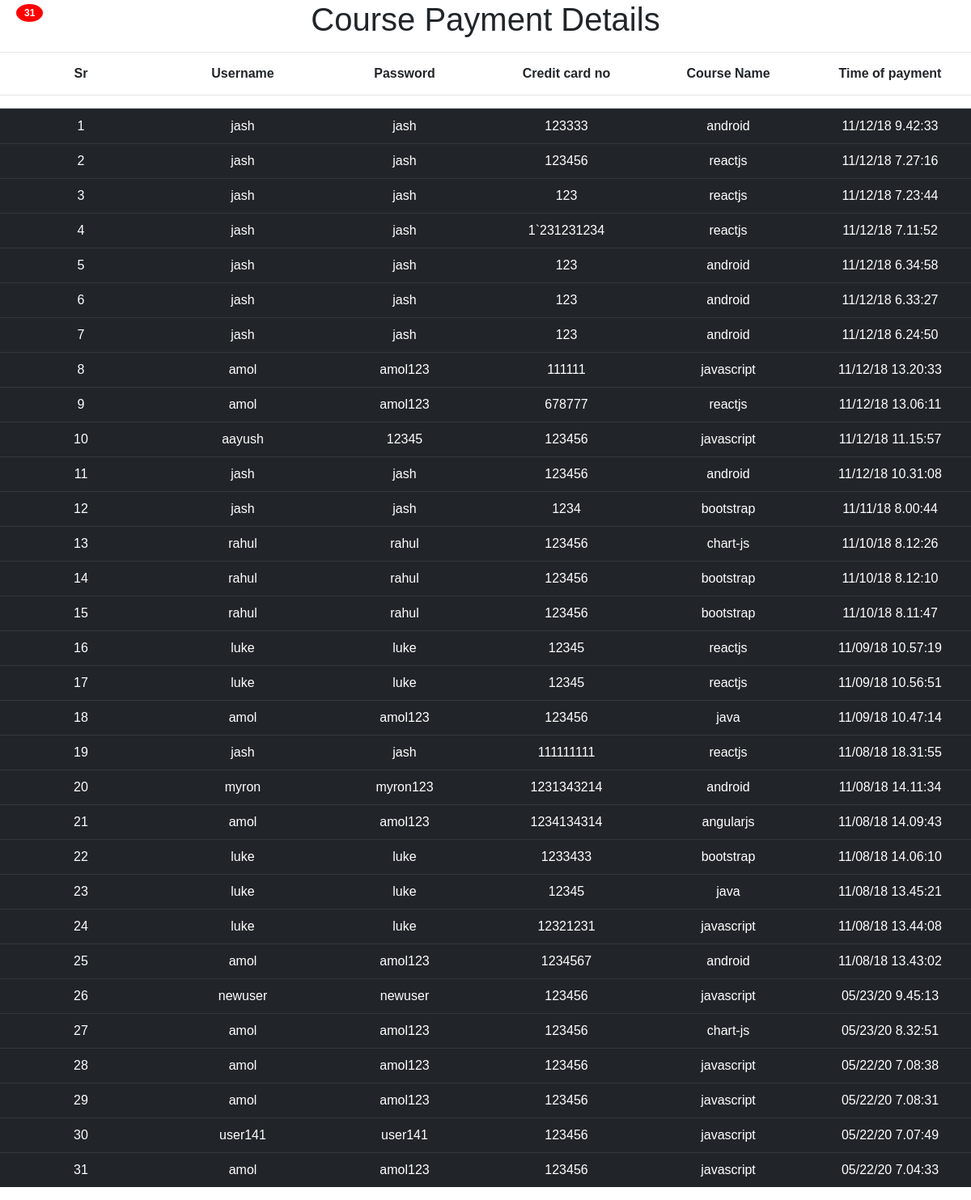
Screenshot of /adpayment.php with the database file from the repository.
### tables this page shows
CREATE TABLE
  `paymenttable` (
    `fname` varchar(10) NOT NULL,
    `password` varchar(10) NOT NULL,
    `cred` varchar(30) NOT NULL,
    `coursename` varchar(100) NOT NULL,
    `time` varchar(100) NOT NULL
  );

### adpayment.php (the view, shortened to what this page needs)
<link rel="stylesheet" href="https://stackpath.bootstrapcdn.com/bootstrap/4.1.3/css/bootstrap.min.css">
<center>
    <h1>Course Payment Details</h1>
</center>
<hr>
<?php
$i = 0;
if ($_SERVER['REQUEST_METHOD'] == "GET") {
    $localhost = "localhost";
    $usernamew = "root";
    $passwordw = "";
    $db = "expdb";
    $conn = mysqli_connect($localhost, $usernamew, $passwordw, $db);
    if (!$conn) {
        echo "Connection error";
    } else {
        $sql = "Select * from paymenttable order by time desc";
        $result = mysqli_query($conn, $sql);
        echo "<table class='cont-head'>";
        echo "<tr >";
        echo "<td>Sr</td><td>Username</td><td>Password</td><td>Credit card no</td><td>Course Name</td><td>Time of payment</td>";
        echo "</tr>";
        echo "</table><hr>";
        echo "<table class='cont table table-hover table-dark'>";
        if (mysqli_num_rows($result) > 0) {
            while ($row = mysqli_fetch_assoc($result)) {
                $i++;
                echo "<tr >";
                echo  "<td >" . $i . "</td>" . "<td>" . $row["fname"] . "</td><td>" . $row["password"] . "</td><td>" . $row["cred"] . "</td><td>" . $row["coursename"] . "</td><td>" . $row['time'] . "</td>";
                echo "</tr>";
            }
            echo "</table>";
            echo "<span class='badge'>$i</span>";
        } else {
            echo "0 results";
        }
    }
}
?>

### adpayment.php (style rules this page uses)
.cont { width: 100%; }
.cont-head { width: 100%; font-weight: bolder; }
td { width: 15%; text-align: center; }
.badge { position: absolute; top: 5px; left: 20px; padding: 5px 10px; border-radius: 50%; background-color: red; color: white; }

### rows the page displays
paymenttable: fname "jash", password "jash", cred "123333", coursename "android", time "11/12/18 9.42:33"
paymenttable: fname "jash", password "jash", cred "123456", coursename "reactjs", time "11/12/18 7.27:16"
paymenttable: fname "jash", password "jash", cred "123", coursename "reactjs", time "11/12/18 7.23:44"
paymenttable: fname "jash", password "jash", cred "1`231231234", coursename "reactjs", time "11/12/18 7.11:52"
paymenttable: fname "jash", password "jash", cred "123", coursename "android", time "11/12/18 6.34:58"
paymenttable: fname "jash", password "jash", cred "123", coursename "android", time "11/12/18 6.33:27"
paymenttable: fname "jash", password "jash", cred "123", coursename "android", time "11/12/18 6.24:50"
paymenttable: fname "amol", password "amol123", cred "111111", coursename "javascript", time "11/12/18 13.20:33"
paymenttable: fname "amol", password "amol123", cred "678777", coursename "reactjs", time "11/12/18 13.06:11"
paymenttable: fname "aayush", password "12345", cred "123456", coursename "javascript", time "11/12/18 11.15:57"
paymenttable: fname "jash", password "jash", cred "123456", coursename "android", time "11/12/18 10.31:08"
paymenttable: fname "jash", password "jash", cred "1234", coursename "bootstrap", time "11/11/18 8.00:44"
paymenttable: fname "rahul", password "rahul", cred "123456", coursename "chart-js", time "11/10/18 8.12:26"
paymenttable: fname "rahul", password "rahul", cred "123456", coursename "bootstrap", time "11/10/18 8.12:10"
paymenttable: fname "rahul", password "rahul", cred "123456", coursename "bootstrap", time "11/10/18 8.11:47"
paymenttable: fname "luke", password "luke", cred "12345", coursename "reactjs", time "11/09/18 10.57:19"
paymenttable: fname "luke", password "luke", cred "12345", coursename "reactjs", time "11/09/18 10.56:51"
paymenttable: fname "amol", password "amol123", cred "123456", coursename "java", time "11/09/18 10.47:14"
paymenttable: fname "jash", password "jash", cred "111111111", coursename "reactjs", time "11/08/18 18.31:55"
paymenttable: fname "myron", password "myron123", cred "1231343214", coursename "android", time "11/08/18 14.11:34"
paymenttable: fname "amol", password "amol123", cred "1234134314", coursename "angularjs", time "11/08/18 14.09:43"
paymenttable: fname "luke", password "luke", cred "1233433", coursename "bootstrap", time "11/08/18 14.06:10"
paymenttable: fname "luke", password "luke", cred "12345", coursename "java", time "11/08/18 13.45:21"
paymenttable: fname "luke", password "luke", cred "12321231", coursename "javascript", time "11/08/18 13.44:08"
paymenttable: fname "amol", password "amol123", cred "1234567", coursename "android", time "11/08/18 13.43:02"
paymenttable: fname "newuser", password "newuser", cred "123456", coursename "javascript", time "05/23/20 9.45:13"
paymenttable: fname "amol", password "amol123", cred "123456", coursename "chart-js", time "05/23/20 8.32:51"
paymenttable: fname "amol", password "amol123", cred "123456", coursename "javascript", time "05/22/20 7.08:38"
paymenttable: fname "amol", password "amol123", cred "123456", coursename "javascript", time "05/22/20 7.08:31"
paymenttable: fname "user141", password "user141", cred "123456", coursename "javascript", time "05/22/20 7.07:49"
paymenttable: fname "amol", password "amol123", cred "123456", coursename "javascript", time "05/22/20 7.04:33"

### other values shown
$i "31"
